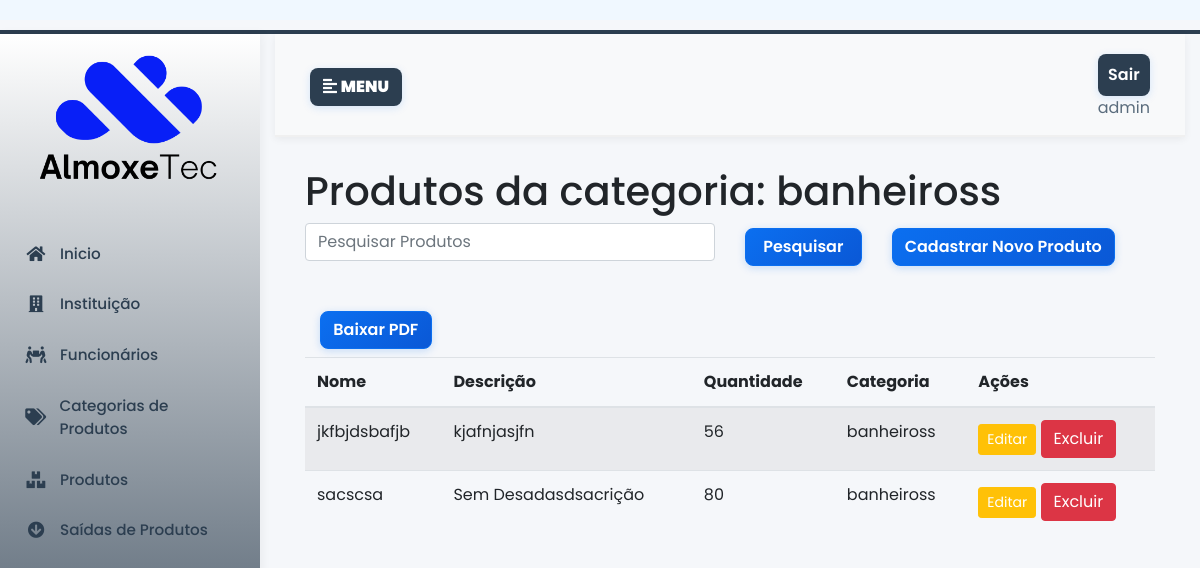
/categoria/3/produtos/ (signed in), run on an earlier commit of the app's database.
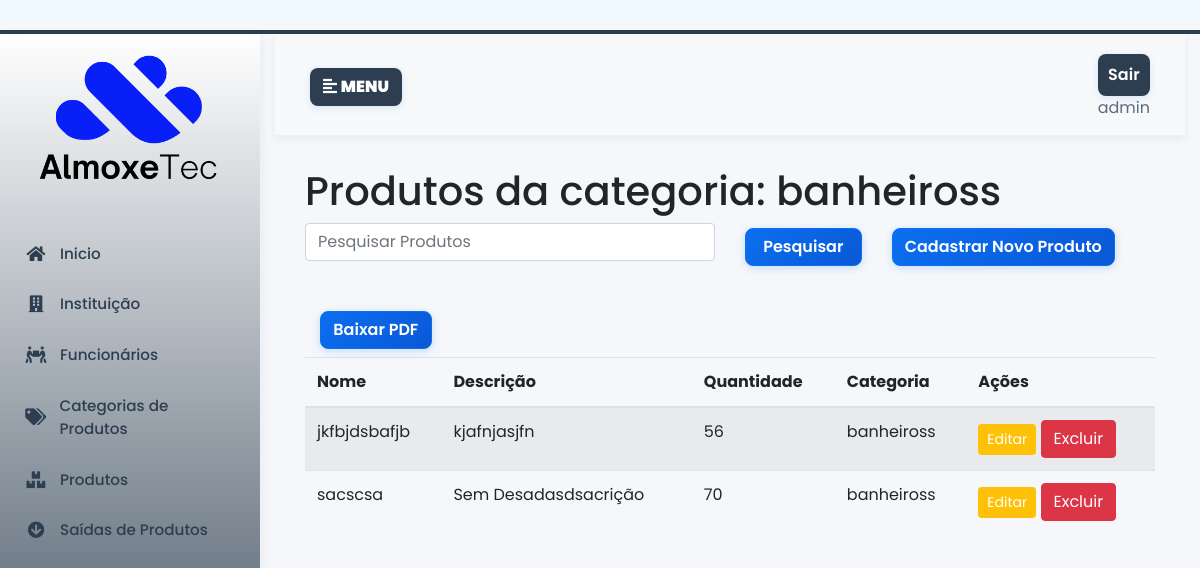
And on a later commit of the database.
### almoxarifado/models.py (models this page shows, shortened)
class Produto(models.Model):
    nome = models.CharField(max_length=100, db_index=True)  # Índice para busca
    descricao = models.TextField(blank=True)
    quantidade_estoque = models.PositiveIntegerField(default=0)
    entrada_estoque = models.DateField(auto_now_add=True)
    saida_estoque = models.DateField(null=True, blank=True)
    categoria = models.ForeignKey(CategoriaProduto, on_delete=models.SET_NULL, null=True, blank=True)
    class Meta:
        ordering = ['nome']  # Ordenação padrão
        indexes = [
            models.Index(fields=['categoria', 'nome']),  # Índice composto
        ]

class CategoriaProduto(models.Model):
    produtos = models.ManyToManyField('Produto', related_name='categorias', blank=True)
    nome = models.CharField(max_length=100, unique=True)
    descricao = models.TextField(blank=True)

### almoxarifado/views/categoria.py (the view)
# urls.py: path('categoria/<int:categoria_id>/produtos/', views.categoria_produto, name='categoria_produto'),
@login_required
def categoria_produto(request, categoria_id):
     categoria = get_object_or_404(CategoriaProduto, id=categoria_id)
     q = request.GET.get('q', '').strip()
     produtos = Produto.objects.filter(categoria=categoria).select_related('categoria')
     if q:
        produtos = produtos.filter(Q(nome__icontains=q) | Q(descricao__icontains=q))
     paginator = Paginator(produtos, 10)  # 10 produtos por página
     page_number = request.GET.get('page')
     page_obj = paginator.get_page(page_number)
     return render(request, 'categoria/categoria_produto.html', {
         'produtos': page_obj,
         'page_obj': page_obj,
         'categoria': categoria
     })

### almoxarifado/templates/categoria/categoria_produto.html (shortened to what this page needs)
{% extends 'base.html' %} {% load static %}
{% block content %}
<h1>
  Produtos da categoria: {{ categoria.nome }}
</h1>
<div>
  <form method="get">
    <div class="row mb-4">
      <div class="col-md-6 mb-2">
        <input type="text" name="q" class="form-control" placeholder="Pesquisar Produtos"
          value="{{ request.GET.q  }}" />
      </div>
      <div class="col-lg-2 mb-3">
        <button type="submit" class="btn btn-primary colorprimarybtn">
          Pesquisar
        </button>
      </div>
      <div class="col-lg-3 mb-3">
        <a href="{% url 'add_produto' %}" class="btn btn-primary colorprimarybtn"> Cadastrar Novo Produto </a>
      </div>
    </div>
    <div class="col-lg-2 mb-2">
      <a href="{% url 'pdf_categoria' categoria.id %}" class="btn btn-primary colorprimarybtn">Baixar PDF</a>
    </div>
  </form>
  <table class="table table-striped" style="width:100%;">
    <thead>
      <tr>
        <th>Nome</th>
        <th>Descrição</th>
        <th>Quantidade</th>
        <th>Categoria</th>
        <th>Ações</th>
      </tr>
    </thead>
    <tbody>
      {% for produto in produtos %}
      <tr>
        <td>{{ produto.nome }}</td>
        <td>{{ produto.descricao|default:"Sem descrição" }}</td>
        <td>{{ produto.quantidade_estoque|default:0 }}</td>
        <td>{{ produto.categoria.nome }}</td>
        <td>
          <a href="{% url 'editar-produto' produto.id %}" class="btn btn-sm btn-warning .btn-color">Editar</a>
          <a href="{% url 'excluir-produto' produto.id %}" class="btn  btn-danger .btn-color">Excluir</a>
        </td>
      </tr>
      {% endfor %}
    </tbody>
  </table>
</div>
</div>
</div>
{% endblock content %}

What changed in the data, as far as the page shows it:
changed Produto "sacscsa": quantidade_estoque "80" → "70"
